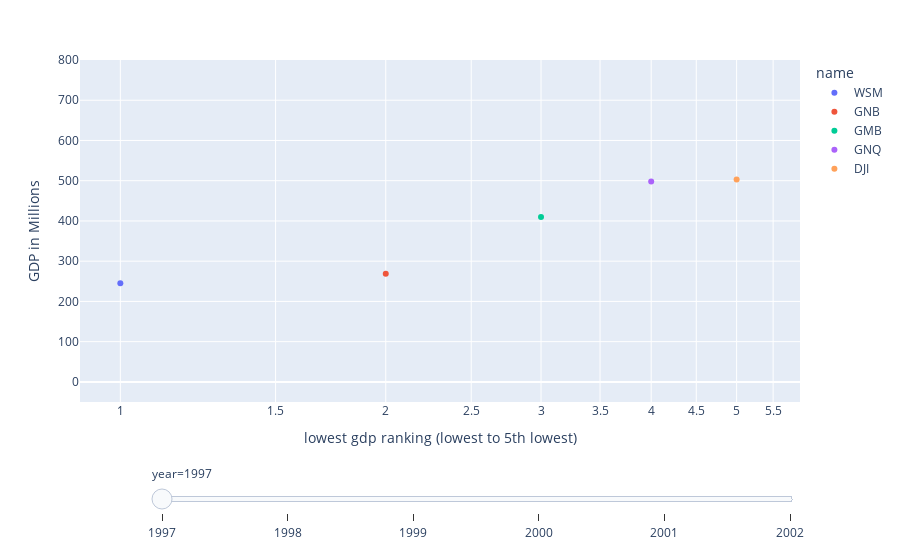

The notebook cell saved with this chart:
### Code cell
# Plots countries' GDPs from 1997-2002

df = px.data.gapminder()
fig = px.scatter(lowest_country_gdp_df,x="lowest gdp ranking (lowest to 5th lowest)", y="gdp", animation_frame="year", animation_group="gdp",
            color="name", range_x=[0.9, 5.9], range_y=[-50, 800],
           log_x=True)

fig["layout"].pop("updatemenus") # optional, drop animation b
fig.update_yaxes(title_text='GDP in Millions')

fig.show()

### Figure 1 — Plotly figure (JSON) as saved in the notebook; plotly's stock layout.template omitted (floating-point values rounded to 4 significant figures)
{"data": [{"hovertemplate": "name=WSM<br>year=1997<br>lowest gdp ranking (lowest to 5th lowest)=%{x}<br>gdp=%{y}<extra></extra>", "ids": [245], "legendgroup": "WSM", "marker": {"color": "#636efa", "symbol": "circle"}, "mode": "markers", "name": "WSM", "orientation": "v", "showlegend": true, "type": "scatter", "x": [1], "xaxis": "x", "y": [245], "yaxis": "y"}, {"hovertemplate": "name=GNB<br>year=1997<br>lowest gdp ranking (lowest to 5th lowest)=%{x}<br>gdp=%{y}<extra></extra>", "ids": [269], "legendgroup": "GNB", "marker": {"color": "#EF553B", "symbol": "circle"}, "mode": "markers", "name": "GNB", "orientation": "v", "showlegend": true, "type": "scatter", "x": [2], "xaxis": "x", "y": [269], "yaxis": "y"}, {"hovertemplate": "name=GMB<br>year=1997<br>lowest gdp ranking (lowest to 5th lowest)=%{x}<br>gdp=%{y}<extra></extra>", "ids": [410], "legendgroup": "GMB", "marker": {"color": "#00cc96", "symbol": "circle"}, "mode": "markers", "name": "GMB", "orientation": "v", "showlegend": true, "type": "scatter", "x": [3], "xaxis": "x", "y": [410], "yaxis": "y"}, {"hovertemplate": "name=GNQ<br>year=1997<br>lowest gdp ranking (lowest to 5th lowest)=%{x}<br>gdp=%{y}<extra></extra>", "ids": [498], "legendgroup": "GNQ", "marker": {"color": "#ab63fa", "symbol": "circle"}, "mode": "markers", "name": "GNQ", "orientation": "v", "showlegend": true, "type": "scatter", "x": [4], "xaxis": "x", "y": [498], "yaxis": "y"}, {"hovertemplate": "name=DJI<br>year=1997<br>lowest gdp ranking (lowest to 5th lowest)=%{x}<br>gdp=%{y}<extra></extra>", "ids": [503], "legendgroup": "DJI", "marker": {"color": "#FFA15A", "symbol": "circle"}, "mode": "markers", "name": "DJI", "orientation": "v", "showlegend": true, "type": "scatter", "x": [5], "xaxis": "x", "y": [503], "yaxis": "y"}], "layout": {"legend": {"title": {"text": "name"}, "tracegroupgap": 0}, "margin": {"t": 60}, "sliders": [{"active": 0, "currentvalue": {"prefix": "year="}, "len": 0.9, "pad": {"b": 10, "t": 60}, "steps": [{"args": [["1997"], {"frame": {"duration": 0, "redraw": false}, "fromcurrent": true, "mode": "immediate", "transition": {"duration": 0, "easing": "linear"}}], "label": "1997", "method": "animate"}, {"args": [["1998"], {"frame": {"duration": 0, "redraw": false}, "fromcurrent": true, "mode": "immediate", "transition": {"duration": 0, "easing": "linear"}}], "label": "1998", "method": "animate"}, {"args": [["1999"], {"frame": {"duration": 0, "redraw": false}, "fromcurrent": true, "mode": "immediate", "transition": {"duration": 0, "easing": "linear"}}], "label": "1999", "method": "animate"}, {"args": [["2000"], {"frame": {"duration": 0, "redraw": false}, "fromcurrent": true, "mode": "immediate", "transition": {"duration": 0, "easing": "linear"}}], "label": "2000", "method": "animate"}, {"args": [["2001"], {"frame": {"duration": 0, "redraw": false}, "fromcurrent": true, "mode": "immediate", "transition": {"duration": 0, "easing": "linear"}}], "label": "2001", "method": "animate"}, {"args": [["2002"], {"frame": {"duration": 0, "redraw": false}, "fromcurrent": true, "mode": "immediate", "transition": {"duration": 0, "easing": "linear"}}], "label": "2002", "method": "animate"}], "x": 0.1, "xanchor": "left", "y": 0, "yanchor": "top"}], "xaxis": {"anchor": "y", "domain": [0, 1], "range": [-0.04576, 0.7709], "title": {"text": "lowest gdp ranking (lowest to 5th lowest)"}, "type": "log"}, "yaxis": {"anchor": "x", "domain": [0, 1], "range": [-50, 800], "title": {"text": "GDP in Millions"}}}}
